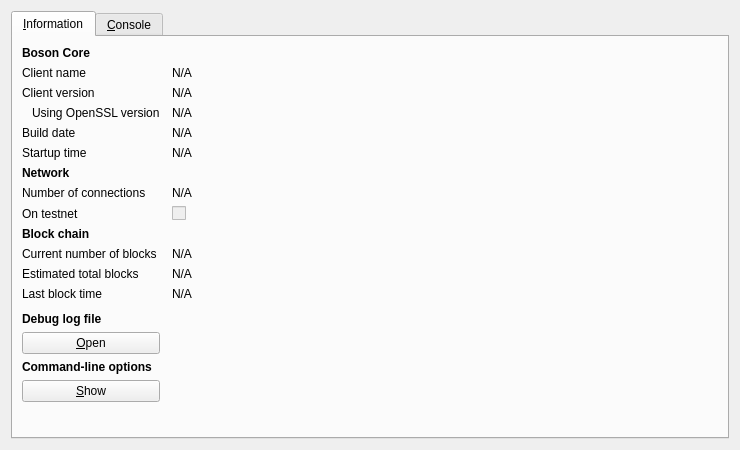
<?xml version="1.0" encoding="UTF-8"?>
<ui version="4.0">
 <class>RPCConsole</class>
 <widget class="QDialog" name="RPCConsole">
  <property name="geometry">
   <rect>
    <x>0</x>
    <y>0</y>
    <width>740</width>
    <height>450</height>
   </rect>
  </property>
  <property name="windowTitle">
   <string>Boson - Debug window</string>
  </property>
  <layout class="QVBoxLayout" name="verticalLayout_2">
   <item>
    <widget class="QTabWidget" name="tabWidget">
     <property name="currentIndex">
      <number>0</number>
     </property>
     <widget class="QWidget" name="tab_info">
      <attribute name="title">
       <string>&amp;Information</string>
      </attribute>
      <layout class="QGridLayout" name="gridLayout" columnstretch="0,1">
       <property name="horizontalSpacing">
        <number>12</number>
       </property>
       <item row="0" column="0">
        <widget class="QLabel" name="label_9">
         <property name="font">
          <font>
           <weight>75</weight>
           <bold>true</bold>
          </font>
         </property>
         <property name="text">
          <string>Boson Core</string>
         </property>
        </widget>
       </item>
       <item row="1" column="0">
        <widget class="QLabel" name="label_5">
         <property name="text">
          <string>Client name</string>
         </property>
        </widget>
       </item>
       <item row="1" column="1">
        <widget class="QLabel" name="clientName">
         <property name="cursor">
          <cursorShape>IBeamCursor</cursorShape>
         </property>
         <property name="text">
          <string>N/A</string>
         </property>
         <property name="textFormat">
          <enum>Qt::PlainText</enum>
         </property>
         <property name="textInteractionFlags">
          <set>Qt::LinksAccessibleByMouse|Qt::TextSelectableByKeyboard|Qt::TextSelectableByMouse</set>
         </property>
        </widget>
       </item>
       <item row="2" column="0">
        <widget class="QLabel" name="label_6">
         <property name="text">
          <string>Client version</string>
         </property>
        </widget>
       </item>
       <item row="2" column="1">
        <widget class="QLabel" name="clientVersion">
         <property name="cursor">
          <cursorShape>IBeamCursor</cursorShape>
         </property>
         <property name="text">
          <string>N/A</string>
         </property>
         <property name="textFormat">
          <enum>Qt::PlainText</enum>
         </property>
         <property name="textInteractionFlags">
          <set>Qt::LinksAccessibleByMouse|Qt::TextSelectableByKeyboard|Qt::TextSelectableByMouse</set>
         </property>
        </widget>
       </item>
       <item row="3" column="0">
        <widget class="QLabel" name="label_14">
         <property name="text">
          <string>Using OpenSSL version</string>
         </property>
         <property name="indent">
          <number>10</number>
         </property>
        </widget>
       </item>
       <item row="3" column="1">
        <widget class="QLabel" name="openSSLVersion">
         <property name="cursor">
          <cursorShape>IBeamCursor</cursorShape>
         </property>
         <property name="text">
          <string>N/A</string>
         </property>
         <property name="textFormat">
          <enum>Qt::PlainText</enum>
         </property>
         <property name="textInteractionFlags">
          <set>Qt::LinksAccessibleByMouse|Qt::TextSelectableByKeyboard|Qt::TextSelectableByMouse</set>
         </property>
        </widget>
       </item>
       <item row="4" column="0">
        <widget class="QLabel" name="label_12">
         <property name="text">
          <string>Build date</string>
         </property>
        </widget>
       </item>
       <item row="4" column="1">
        <widget class="QLabel" name="buildDate">
         <property name="cursor">
          <cursorShape>IBeamCursor</cursorShape>
         </property>
         <property name="text">
          <string>N/A</string>
         </property>
         <property name="textFormat">
          <enum>Qt::PlainText</enum>
         </property>
         <property name="textInteractionFlags">
          <set>Qt::LinksAccessibleByMouse|Qt::TextSelectableByKeyboard|Qt::TextSelectableByMouse</set>
         </property>
        </widget>
       </item>
       <item row="5" column="0">
        <widget class="QLabel" name="label_13">
         <property name="text">
          <string>Startup time</string>
         </property>
        </widget>
       </item>
       <item row="5" column="1">
        <widget class="QLabel" name="startupTime">
         <property name="cursor">
          <cursorShape>IBeamCursor</cursorShape>
         </property>
         <property name="text">
          <string>N/A</string>
         </property>
         <property name="textFormat">
          <enum>Qt::PlainText</enum>
         </property>
         <property name="textInteractionFlags">
          <set>Qt::LinksAccessibleByMouse|Qt::TextSelectableByKeyboard|Qt::TextSelectableByMouse</set>
         </property>
        </widget>
       </item>
       <item row="6" column="0">
        <widget class="QLabel" name="label_11">
         <property name="font">
          <font>
           <weight>75</weight>
           <bold>true</bold>
          </font>
         </property>
         <property name="text">
          <string>Network</string>
         </property>
        </widget>
       </item>
       <item row="7" column="0">
        <widget class="QLabel" name="label_7">
         <property name="text">
          <string>Number of connections</string>
         </property>
        </widget>
       </item>
       <item row="7" column="1">
        <widget class="QLabel" name="numberOfConnections">
         <property name="cursor">
          <cursorShape>IBeamCursor</cursorShape>
         </property>
         <property name="text">
          <string>N/A</string>
         </property>
         <property name="textFormat">
          <enum>Qt::PlainText</enum>
         </property>
         <property name="textInteractionFlags">
          <set>Qt::LinksAccessibleByMouse|Qt::TextSelectableByKeyboard|Qt::TextSelectableByMouse</set>
         </property>
        </widget>
       </item>
       <item row="8" column="0">
        <widget class="QLabel" name="label_8">
         <property name="text">
          <string>On testnet</string>
         </property>
        </widget>
       </item>
       <item row="8" column="1">
        <widget class="QCheckBox" name="isTestNet">
         <property name="enabled">
          <bool>false</bool>
         </property>
         <property name="text">
          <string/>
         </property>
        </widget>
       </item>
       <item row="9" column="0">
        <widget class="QLabel" name="label_10">
         <property name="font">
          <font>
           <weight>75</weight>
           <bold>true</bold>
          </font>
         </property>
         <property name="text">
          <string>Block chain</string>
         </property>
        </widget>
       </item>
       <item row="10" column="0">
        <widget class="QLabel" name="label_3">
         <property name="text">
          <string>Current number of blocks</string>
         </property>
        </widget>
       </item>
       <item row="10" column="1">
        <widget class="QLabel" name="numberOfBlocks">
         <property name="cursor">
          <cursorShape>IBeamCursor</cursorShape>
         </property>
         <property name="text">
          <string>N/A</string>
         </property>
         <property name="textFormat">
          <enum>Qt::PlainText</enum>
         </property>
         <property name="textInteractionFlags">
          <set>Qt::LinksAccessibleByMouse|Qt::TextSelectableByKeyboard|Qt::TextSelectableByMouse</set>
         </property>
        </widget>
       </item>
       <item row="11" column="0">
        <widget class="QLabel" name="label_4">
         <property name="text">
          <string>Estimated total blocks</string>
         </property>
        </widget>
       </item>
       <item row="11" column="1">
        <widget class="QLabel" name="totalBlocks">
         <property name="cursor">
          <cursorShape>IBeamCursor</cursorShape>
         </property>
         <property name="text">
          <string>N/A</string>
         </property>
         <property name="textFormat">
          <enum>Qt::PlainText</enum>
         </property>
         <property name="textInteractionFlags">
          <set>Qt::LinksAccessibleByMouse|Qt::TextSelectableByKeyboard|Qt::TextSelectableByMouse</set>
         </property>
        </widget>
       </item>
       <item row="12" column="0">
        <widget class="QLabel" name="label_2">
         <property name="text">
          <string>Last block time</string>
         </property>
        </widget>
       </item>
       <item row="12" column="1">
        <widget class="QLabel" name="lastBlockTime">
         <property name="cursor">
          <cursorShape>IBeamCursor</cursorShape>
         </property>
         <property name="text">
          <string>N/A</string>
         </property>
         <property name="textFormat">
          <enum>Qt::PlainText</enum>
         </property>
         <property name="textInteractionFlags">
          <set>Qt::LinksAccessibleByMouse|Qt::TextSelectableByKeyboard|Qt::TextSelectableByMouse</set>
         </property>
        </widget>
       </item>
       <item row="13" column="0">
        <spacer name="verticalSpacer_2">
         <property name="orientation">
          <enum>Qt::Vertical</enum>
         </property>
         <property name="sizeHint" stdset="0">
          <size>
           <width>20</width>
           <height>20</height>
          </size>
         </property>
        </spacer>
       </item>
       <item row="14" column="0">
        <widget class="QLabel" name="labelDebugLogfile">
         <property name="font">
          <font>
           <weight>75</weight>
           <bold>true</bold>
          </font>
         </property>
         <property name="text">
          <string>Debug log file</string>
         </property>
        </widget>
       </item>
       <item row="15" column="0">
        <widget class="QPushButton" name="openDebugLogfileButton">
         <property name="toolTip">
          <string>Open the Boson debug log file from the current data directory. This can take a few seconds for large log files.</string>
         </property>
         <property name="text">
          <string>&amp;Open</string>
         </property>
         <property name="autoDefault">
          <bool>false</bool>
         </property>
        </widget>
       </item>
       <item row="16" column="0">
        <widget class="QLabel" name="labelCLOptions">
         <property name="font">
          <font>
           <weight>75</weight>
           <bold>true</bold>
          </font>
         </property>
         <property name="text">
          <string>Command-line options</string>
         </property>
        </widget>
       </item>
       <item row="17" column="0">
        <widget class="QPushButton" name="showCLOptionsButton">
         <property name="toolTip">
          <string>Show the Boson-Qt help message to get a list with possible Boson command-line options.</string>
         </property>
         <property name="text">
          <string>&amp;Show</string>
         </property>
         <property name="autoDefault">
          <bool>false</bool>
         </property>
        </widget>
       </item>
       <item row="18" column="0">
        <spacer name="verticalSpacer">
         <property name="orientation">
          <enum>Qt::Vertical</enum>
         </property>
         <property name="sizeHint" stdset="0">
          <size>
           <width>20</width>
           <height>40</height>
          </size>
         </property>
        </spacer>
       </item>
      </layout>
     </widget>
     <widget class="QWidget" name="tab_console">
      <attribute name="title">
       <string>&amp;Console</string>
      </attribute>
      <layout class="QVBoxLayout" name="verticalLayout_3">
       <property name="spacing">
        <number>3</number>
       </property>
       <item>
        <widget class="QTextEdit" name="messagesWidget">
         <property name="minimumSize">
          <size>
           <width>0</width>
           <height>100</height>
          </size>
         </property>
         <property name="readOnly">
          <bool>true</bool>
         </property>
         <property name="tabKeyNavigation" stdset="0">
          <bool>false</bool>
         </property>
         <property name="columnCount" stdset="0">
          <number>2</number>
         </property>
        </widget>
       </item>
       <item>
        <layout class="QHBoxLayout" name="horizontalLayout">
         <property name="spacing">
          <number>3</number>
         </property>
         <item>
          <widget class="QLabel" name="label">
           <property name="text">
            <string notr="true">&gt;</string>
           </property>
          </widget>
         </item>
         <item>
          <widget class="QLineEdit" name="lineEdit"/>
         </item>
         <item>
          <widget class="QPushButton" name="clearButton">
           <property name="maximumSize">
            <size>
             <width>24</width>
             <height>24</height>
            </size>
           </property>
           <property name="toolTip">
            <string>Clear console</string>
           </property>
           <property name="text">
            <string/>
           </property>
           <property name="icon">
            <iconset resource="../bitcoin.qrc">
             <normaloff>:/icons/remove</normaloff>:/icons/remove</iconset>
           </property>
           <property name="shortcut">
            <string notr="true">Ctrl+L</string>
           </property>
           <property name="autoDefault">
            <bool>false</bool>
           </property>
          </widget>
         </item>
        </layout>
       </item>
      </layout>
     </widget>
    </widget>
   </item>
  </layout>
 </widget>
 <resources>
  <include location="../bitcoin.qrc"/>
 </resources>
 <connections/>
</ui>
